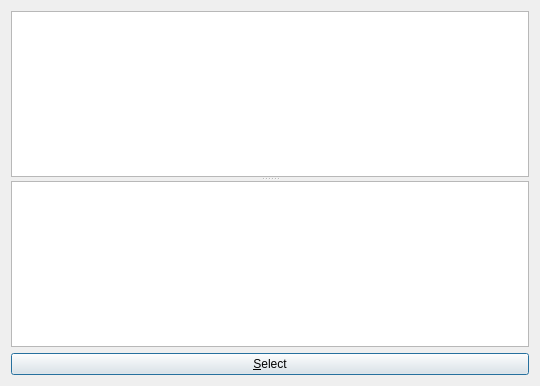
<?xml version="1.0" encoding="UTF-8"?>
<ui version="4.0">
 <class>dialogPartitions</class>
 <widget class="QDialog" name="dialogPartitions">
  <property name="geometry">
   <rect>
    <x>0</x>
    <y>0</y>
    <width>540</width>
    <height>386</height>
   </rect>
  </property>
  <property name="windowTitle">
   <string>Partition Manager</string>
  </property>
  <layout class="QVBoxLayout" name="verticalLayout_2">
   <item>
    <layout class="QVBoxLayout" name="verticalLayout">
     <item>
      <widget class="QSplitter" name="splitter">
       <property name="orientation">
        <enum>Qt::Vertical</enum>
       </property>
       <widget class="QListView" name="partInfo"/>
       <widget class="QPlainTextEdit" name="fsInfo">
        <property name="font">
         <font>
          <family>Courier New</family>
         </font>
        </property>
        <property name="readOnly">
         <bool>true</bool>
        </property>
       </widget>
      </widget>
     </item>
     <item>
      <widget class="QPushButton" name="buttonSelect">
       <property name="text">
        <string>&amp;Select</string>
       </property>
      </widget>
     </item>
    </layout>
   </item>
  </layout>
 </widget>
 <resources/>
 <connections/>
</ui>
